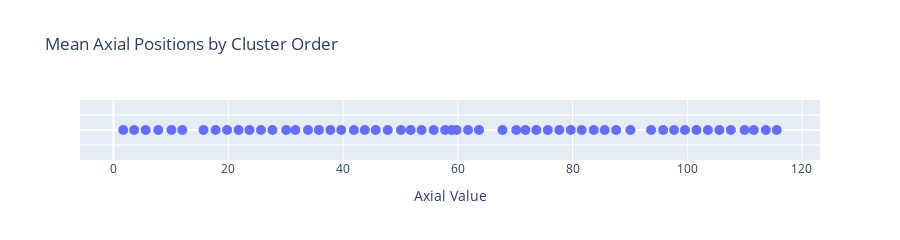

This figure's notebook cell:
### Code cell
import plotly.graph_objects as go

# Create the plot
fig = go.Figure()

# Add tick marks as dots on a horizontal line
fig.add_trace(go.Scatter(
    x=clip_locations.values,
    y=[0] * len(clip_locations),
    mode='markers',
    marker=dict(size=10),
    name='Mean Axial Positions'
))

fig.update_layout(
    title='Mean Axial Positions by Cluster Order',
    xaxis_title='Axial Value',
    yaxis=dict(showticklabels=False, showgrid=True, zeroline=True),
    height=200,

)

fig.show()

### Figure 1 — Plotly figure (JSON) as saved in the notebook; plotly's stock layout.template omitted (floating-point values rounded to 4 significant figures)
{"data": [{"marker": {"size": 10}, "mode": "markers", "name": "Mean Axial Positions", "type": "scatter", "x": [1.7, 3.6, 5.6, 7.8, 10.1, 12.0, 15.7, 17.8, 19.8, 21.8, 23.7, 25.7, 27.7, 30.1, 31.7, 33.9, 35.8, 37.8, 39.7, 41.9, 43.8, 45.7, 47.8, 50.1, 51.8, 53.7, 55.8, 57.8, 58.9, 59.8, 61.8, 63.7, 67.8, 70.2, 71.8, 73.7, 75.7, 77.7, 79.7, 81.6, 83.7, 85.6, 87.6, 90.1, 93.7, 95.8, 97.7, 99.6, 101.6, 103.6, 105.6, 107.6, 110.0, 111.6, 113.7, 115.6], "y": [0, 0, 0, 0, 0, 0, 0, 0, 0, 0, 0, 0, 0, 0, 0, 0, 0, 0, 0, 0, 0, 0, 0, 0, 0, 0, 0, 0, 0, 0, 0, 0, 0, 0, 0, 0, 0, 0, 0, 0, 0, 0, 0, 0, 0, 0, 0, 0, 0, 0, 0, 0, 0, 0, 0, 0]}], "layout": {"height": 200, "title": {"text": "Mean Axial Positions by Cluster Order"}, "xaxis": {"title": {"text": "Axial Value"}}, "yaxis": {"showgrid": true, "showticklabels": false, "zeroline": true}}}
